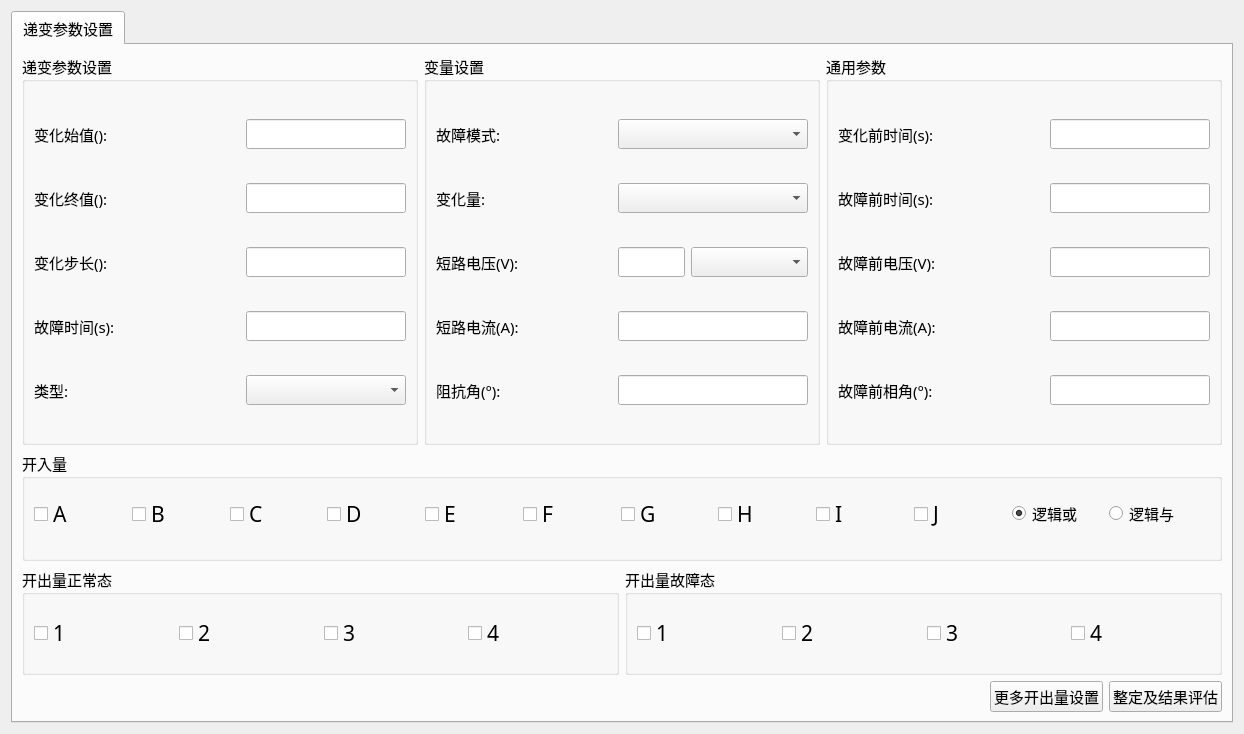
<?xml version="1.0" encoding="UTF-8"?>
<ui version="4.0">
 <class>QSttMacroParaEditViewFaultGradient</class>
 <widget class="QWidget" name="QSttMacroParaEditViewFaultGradient">
  <property name="geometry">
   <rect>
    <x>0</x>
    <y>0</y>
    <width>1244</width>
    <height>734</height>
   </rect>
  </property>
  <property name="font">
   <font>
    <family>Agency FB</family>
   </font>
  </property>
  <property name="windowTitle">
   <string>Form</string>
  </property>
  <layout class="QVBoxLayout" name="verticalLayout_2">
   <item>
    <widget class="QSttTabWidget" name="m_tabWidget">
     <property name="font">
      <font>
       <pointsize>11</pointsize>
      </font>
     </property>
     <property name="currentIndex">
      <number>0</number>
     </property>
     <widget class="QWidget" name="tab">
      <attribute name="title">
       <string>递变参数设置</string>
      </attribute>
      <layout class="QVBoxLayout" name="verticalLayout_3" stretch="3,2">
       <item>
        <layout class="QHBoxLayout" name="horizontalLayout_3" stretch="1,1,1">
         <item>
          <widget class="QGroupBox" name="m_gpChangeSet">
           <property name="sizePolicy">
            <sizepolicy hsizetype="Preferred" vsizetype="Preferred">
             <horstretch>0</horstretch>
             <verstretch>0</verstretch>
            </sizepolicy>
           </property>
           <property name="minimumSize">
            <size>
             <width>0</width>
             <height>230</height>
            </size>
           </property>
           <property name="maximumSize">
            <size>
             <width>16777215</width>
             <height>16777215</height>
            </size>
           </property>
           <property name="title">
            <string>递变参数设置</string>
           </property>
           <layout class="QVBoxLayout" name="verticalLayout_4">
            <item>
             <layout class="QHBoxLayout" name="horizontalLayout_11">
              <item>
               <widget class="QLabel" name="m_labInit">
                <property name="minimumSize">
                 <size>
                  <width>0</width>
                  <height>0</height>
                 </size>
                </property>
                <property name="maximumSize">
                 <size>
                  <width>16777215</width>
                  <height>16777215</height>
                 </size>
                </property>
                <property name="text">
                 <string>变化始值():</string>
                </property>
               </widget>
              </item>
              <item>
               <widget class="QSettingLineEdit" name="m_editInit">
                <property name="sizePolicy">
                 <sizepolicy hsizetype="Expanding" vsizetype="Fixed">
                  <horstretch>0</horstretch>
                  <verstretch>0</verstretch>
                 </sizepolicy>
                </property>
                <property name="minimumSize">
                 <size>
                  <width>160</width>
                  <height>30</height>
                 </size>
                </property>
                <property name="maximumSize">
                 <size>
                  <width>160</width>
                  <height>16777215</height>
                 </size>
                </property>
               </widget>
              </item>
             </layout>
            </item>
            <item>
             <layout class="QHBoxLayout" name="horizontalLayout_12">
              <item>
               <widget class="QLabel" name="m_labFinish">
                <property name="minimumSize">
                 <size>
                  <width>0</width>
                  <height>0</height>
                 </size>
                </property>
                <property name="maximumSize">
                 <size>
                  <width>16777215</width>
                  <height>16777215</height>
                 </size>
                </property>
                <property name="text">
                 <string>变化终值():</string>
                </property>
               </widget>
              </item>
              <item>
               <widget class="QSettingLineEdit" name="m_editFinish">
                <property name="sizePolicy">
                 <sizepolicy hsizetype="Expanding" vsizetype="Fixed">
                  <horstretch>0</horstretch>
                  <verstretch>0</verstretch>
                 </sizepolicy>
                </property>
                <property name="minimumSize">
                 <size>
                  <width>160</width>
                  <height>30</height>
                 </size>
                </property>
                <property name="maximumSize">
                 <size>
                  <width>160</width>
                  <height>16777215</height>
                 </size>
                </property>
               </widget>
              </item>
             </layout>
            </item>
            <item>
             <layout class="QHBoxLayout" name="horizontalLayout_13">
              <item>
               <widget class="QLabel" name="m_labStep">
                <property name="minimumSize">
                 <size>
                  <width>0</width>
                  <height>0</height>
                 </size>
                </property>
                <property name="maximumSize">
                 <size>
                  <width>16777215</width>
                  <height>16777215</height>
                 </size>
                </property>
                <property name="text">
                 <string>变化步长():</string>
                </property>
               </widget>
              </item>
              <item>
               <widget class="QSettingLineEdit" name="m_editStep">
                <property name="sizePolicy">
                 <sizepolicy hsizetype="Expanding" vsizetype="Fixed">
                  <horstretch>0</horstretch>
                  <verstretch>0</verstretch>
                 </sizepolicy>
                </property>
                <property name="minimumSize">
                 <size>
                  <width>160</width>
                  <height>30</height>
                 </size>
                </property>
                <property name="maximumSize">
                 <size>
                  <width>160</width>
                  <height>16777215</height>
                 </size>
                </property>
               </widget>
              </item>
             </layout>
            </item>
            <item>
             <layout class="QHBoxLayout" name="horizontalLayout_14">
              <item>
               <widget class="QLabel" name="m_labTime">
                <property name="minimumSize">
                 <size>
                  <width>0</width>
                  <height>0</height>
                 </size>
                </property>
                <property name="maximumSize">
                 <size>
                  <width>16777215</width>
                  <height>16777215</height>
                 </size>
                </property>
                <property name="text">
                 <string>故障时间(s):</string>
                </property>
               </widget>
              </item>
              <item>
               <widget class="QSettingLineEdit" name="m_editFaultTime">
                <property name="sizePolicy">
                 <sizepolicy hsizetype="Expanding" vsizetype="Fixed">
                  <horstretch>0</horstretch>
                  <verstretch>0</verstretch>
                 </sizepolicy>
                </property>
                <property name="minimumSize">
                 <size>
                  <width>160</width>
                  <height>30</height>
                 </size>
                </property>
                <property name="maximumSize">
                 <size>
                  <width>160</width>
                  <height>16777215</height>
                 </size>
                </property>
               </widget>
              </item>
             </layout>
            </item>
            <item>
             <layout class="QHBoxLayout" name="horizontalLayout_15">
              <item>
               <widget class="QLabel" name="m_labType">
                <property name="minimumSize">
                 <size>
                  <width>0</width>
                  <height>0</height>
                 </size>
                </property>
                <property name="maximumSize">
                 <size>
                  <width>16777215</width>
                  <height>16777215</height>
                 </size>
                </property>
                <property name="text">
                 <string>类型:</string>
                </property>
               </widget>
              </item>
              <item>
               <widget class="QScrollComboBox" name="m_cbbType">
                <property name="sizePolicy">
                 <sizepolicy hsizetype="Preferred" vsizetype="Fixed">
                  <horstretch>0</horstretch>
                  <verstretch>0</verstretch>
                 </sizepolicy>
                </property>
                <property name="minimumSize">
                 <size>
                  <width>160</width>
                  <height>30</height>
                 </size>
                </property>
                <property name="maximumSize">
                 <size>
                  <width>160</width>
                  <height>16777215</height>
                 </size>
                </property>
               </widget>
              </item>
             </layout>
            </item>
           </layout>
          </widget>
         </item>
         <item>
          <widget class="QGroupBox" name="m_gpVarSet">
           <property name="sizePolicy">
            <sizepolicy hsizetype="Preferred" vsizetype="Preferred">
             <horstretch>0</horstretch>
             <verstretch>0</verstretch>
            </sizepolicy>
           </property>
           <property name="minimumSize">
            <size>
             <width>0</width>
             <height>230</height>
            </size>
           </property>
           <property name="maximumSize">
            <size>
             <width>16777215</width>
             <height>16777215</height>
            </size>
           </property>
           <property name="title">
            <string>变量设置</string>
           </property>
           <layout class="QVBoxLayout" name="verticalLayout_5">
            <item>
             <layout class="QHBoxLayout" name="horizontalLayout_6">
              <item>
               <widget class="QLabel" name="m_labVar">
                <property name="minimumSize">
                 <size>
                  <width>0</width>
                  <height>0</height>
                 </size>
                </property>
                <property name="maximumSize">
                 <size>
                  <width>16777215</width>
                  <height>16777215</height>
                 </size>
                </property>
                <property name="text">
                 <string>故障模式:</string>
                </property>
               </widget>
              </item>
              <item>
               <widget class="QScrollComboBox" name="m_cbbFaultMode">
                <property name="sizePolicy">
                 <sizepolicy hsizetype="Preferred" vsizetype="Fixed">
                  <horstretch>0</horstretch>
                  <verstretch>0</verstretch>
                 </sizepolicy>
                </property>
                <property name="minimumSize">
                 <size>
                  <width>190</width>
                  <height>30</height>
                 </size>
                </property>
                <property name="maximumSize">
                 <size>
                  <width>190</width>
                  <height>16777215</height>
                 </size>
                </property>
                <property name="maxVisibleItems">
                 <number>5</number>
                </property>
               </widget>
              </item>
             </layout>
            </item>
            <item>
             <layout class="QHBoxLayout" name="horizontalLayout_7">
              <item>
               <widget class="QLabel" name="m_labVar_2">
                <property name="minimumSize">
                 <size>
                  <width>0</width>
                  <height>0</height>
                 </size>
                </property>
                <property name="maximumSize">
                 <size>
                  <width>16777215</width>
                  <height>16777215</height>
                 </size>
                </property>
                <property name="text">
                 <string>变化量:</string>
                </property>
               </widget>
              </item>
              <item>
               <widget class="QScrollComboBox" name="m_cbbChangeVaule">
                <property name="sizePolicy">
                 <sizepolicy hsizetype="Preferred" vsizetype="Fixed">
                  <horstretch>0</horstretch>
                  <verstretch>0</verstretch>
                 </sizepolicy>
                </property>
                <property name="minimumSize">
                 <size>
                  <width>190</width>
                  <height>30</height>
                 </size>
                </property>
                <property name="maximumSize">
                 <size>
                  <width>190</width>
                  <height>16777215</height>
                 </size>
                </property>
                <property name="maxVisibleItems">
                 <number>5</number>
                </property>
               </widget>
              </item>
             </layout>
            </item>
            <item>
             <layout class="QHBoxLayout" name="horizontalLayout_8">
              <property name="spacing">
               <number>0</number>
              </property>
              <item>
               <widget class="QLabel" name="m_labShortVm">
                <property name="minimumSize">
                 <size>
                  <width>0</width>
                  <height>0</height>
                 </size>
                </property>
                <property name="maximumSize">
                 <size>
                  <width>16777215</width>
                  <height>16777215</height>
                 </size>
                </property>
                <property name="text">
                 <string>短路电压(V):</string>
                </property>
               </widget>
              </item>
              <item>
               <layout class="QHBoxLayout" name="horizontalLayout">
                <property name="spacing">
                 <number>6</number>
                </property>
                <item>
                 <widget class="QSttLineEdit" name="m_editShortVm">
                  <property name="sizePolicy">
                   <sizepolicy hsizetype="Preferred" vsizetype="Fixed">
                    <horstretch>0</horstretch>
                    <verstretch>0</verstretch>
                   </sizepolicy>
                  </property>
                  <property name="minimumSize">
                   <size>
                    <width>67</width>
                    <height>30</height>
                   </size>
                  </property>
                  <property name="maximumSize">
                   <size>
                    <width>67</width>
                    <height>16777215</height>
                   </size>
                  </property>
                  <property name="alignment">
                   <set>Qt::AlignLeading|Qt::AlignLeft|Qt::AlignVCenter</set>
                  </property>
                 </widget>
                </item>
                <item>
                 <widget class="QScrollComboBox" name="m_cbbShortVm">
                  <property name="sizePolicy">
                   <sizepolicy hsizetype="Preferred" vsizetype="Fixed">
                    <horstretch>0</horstretch>
                    <verstretch>0</verstretch>
                   </sizepolicy>
                  </property>
                  <property name="minimumSize">
                   <size>
                    <width>117</width>
                    <height>30</height>
                   </size>
                  </property>
                  <property name="maximumSize">
                   <size>
                    <width>117</width>
                    <height>16777215</height>
                   </size>
                  </property>
                  <property name="sizeAdjustPolicy">
                   <enum>QComboBox::AdjustToMinimumContentsLengthWithIcon</enum>
                  </property>
                 </widget>
                </item>
               </layout>
              </item>
             </layout>
            </item>
            <item>
             <layout class="QHBoxLayout" name="horizontalLayout_9">
              <item>
               <widget class="QLabel" name="m_labDirection">
                <property name="minimumSize">
                 <size>
                  <width>0</width>
                  <height>0</height>
                 </size>
                </property>
                <property name="maximumSize">
                 <size>
                  <width>16777215</width>
                  <height>16777215</height>
                 </size>
                </property>
                <property name="text">
                 <string>短路电流(A):</string>
                </property>
               </widget>
              </item>
              <item>
               <widget class="QSttLineEdit" name="m_editShortVa">
                <property name="sizePolicy">
                 <sizepolicy hsizetype="Expanding" vsizetype="Fixed">
                  <horstretch>0</horstretch>
                  <verstretch>0</verstretch>
                 </sizepolicy>
                </property>
                <property name="minimumSize">
                 <size>
                  <width>190</width>
                  <height>30</height>
                 </size>
                </property>
                <property name="maximumSize">
                 <size>
                  <width>190</width>
                  <height>16777215</height>
                 </size>
                </property>
               </widget>
              </item>
             </layout>
            </item>
            <item>
             <layout class="QHBoxLayout" name="horizontalLayout_10">
              <item>
               <widget class="QLabel" name="m_labDirection_2">
                <property name="minimumSize">
                 <size>
                  <width>0</width>
                  <height>0</height>
                 </size>
                </property>
                <property name="maximumSize">
                 <size>
                  <width>16777215</width>
                  <height>16777215</height>
                 </size>
                </property>
                <property name="text">
                 <string>阻抗角(°):</string>
                </property>
               </widget>
              </item>
              <item>
               <widget class="QSttLineEdit" name="m_editAngle">
                <property name="sizePolicy">
                 <sizepolicy hsizetype="Expanding" vsizetype="Fixed">
                  <horstretch>0</horstretch>
                  <verstretch>0</verstretch>
                 </sizepolicy>
                </property>
                <property name="minimumSize">
                 <size>
                  <width>190</width>
                  <height>30</height>
                 </size>
                </property>
                <property name="maximumSize">
                 <size>
                  <width>190</width>
                  <height>16777215</height>
                 </size>
                </property>
               </widget>
              </item>
             </layout>
            </item>
           </layout>
          </widget>
         </item>
         <item>
          <widget class="QGroupBox" name="m_gpMannual">
           <property name="minimumSize">
            <size>
             <width>0</width>
             <height>230</height>
            </size>
           </property>
           <property name="maximumSize">
            <size>
             <width>16777215</width>
             <height>16777215</height>
            </size>
           </property>
           <property name="title">
            <string>通用参数</string>
           </property>
           <layout class="QVBoxLayout" name="verticalLayout_6">
            <item>
             <layout class="QHBoxLayout" name="horizontalLayout_16">
              <item>
               <widget class="QLabel" name="m_labTimeBeforeChange">
                <property name="minimumSize">
                 <size>
                  <width>0</width>
                  <height>0</height>
                 </size>
                </property>
                <property name="maximumSize">
                 <size>
                  <width>16777215</width>
                  <height>16777215</height>
                 </size>
                </property>
                <property name="text">
                 <string>变化前时间(s):</string>
                </property>
               </widget>
              </item>
              <item>
               <widget class="QSttLineEdit" name="m_editTimeBeforeChange">
                <property name="sizePolicy">
                 <sizepolicy hsizetype="Preferred" vsizetype="Fixed">
                  <horstretch>0</horstretch>
                  <verstretch>0</verstretch>
                 </sizepolicy>
                </property>
                <property name="minimumSize">
                 <size>
                  <width>130</width>
                  <height>30</height>
                 </size>
                </property>
                <property name="maximumSize">
                 <size>
                  <width>160</width>
                  <height>16777215</height>
                 </size>
                </property>
               </widget>
              </item>
             </layout>
            </item>
            <item>
             <layout class="QHBoxLayout" name="horizontalLayout_17">
              <item>
               <widget class="QLabel" name="m_labTimeBeforeFail">
                <property name="minimumSize">
                 <size>
                  <width>0</width>
                  <height>0</height>
                 </size>
                </property>
                <property name="maximumSize">
                 <size>
                  <width>16777215</width>
                  <height>16777215</height>
                 </size>
                </property>
                <property name="text">
                 <string>故障前时间(s):</string>
                </property>
               </widget>
              </item>
              <item>
               <widget class="QSttLineEdit" name="m_editTimeBeforeFail">
                <property name="sizePolicy">
                 <sizepolicy hsizetype="Preferred" vsizetype="Fixed">
                  <horstretch>0</horstretch>
                  <verstretch>0</verstretch>
                 </sizepolicy>
                </property>
                <property name="minimumSize">
                 <size>
                  <width>130</width>
                  <height>30</height>
                 </size>
                </property>
                <property name="maximumSize">
                 <size>
                  <width>160</width>
                  <height>16777215</height>
                 </size>
                </property>
               </widget>
              </item>
             </layout>
            </item>
            <item>
             <layout class="QHBoxLayout" name="horizontalLayout_18">
              <item>
               <widget class="QLabel" name="m_labTimeBeforeChange_2">
                <property name="minimumSize">
                 <size>
                  <width>0</width>
                  <height>0</height>
                 </size>
                </property>
                <property name="maximumSize">
                 <size>
                  <width>16777215</width>
                  <height>16777215</height>
                 </size>
                </property>
                <property name="text">
                 <string>故障前电压(V):</string>
                </property>
               </widget>
              </item>
              <item>
               <widget class="QSttLineEdit" name="m_editFaultBeforeVm">
                <property name="sizePolicy">
                 <sizepolicy hsizetype="Preferred" vsizetype="Fixed">
                  <horstretch>0</horstretch>
                  <verstretch>0</verstretch>
                 </sizepolicy>
                </property>
                <property name="minimumSize">
                 <size>
                  <width>130</width>
                  <height>30</height>
                 </size>
                </property>
                <property name="maximumSize">
                 <size>
                  <width>160</width>
                  <height>16777215</height>
                 </size>
                </property>
               </widget>
              </item>
             </layout>
            </item>
            <item>
             <layout class="QHBoxLayout" name="horizontalLayout_19">
              <item>
               <widget class="QLabel" name="m_labTimeBeforeFail_2">
                <property name="minimumSize">
                 <size>
                  <width>0</width>
                  <height>0</height>
                 </size>
                </property>
                <property name="maximumSize">
                 <size>
                  <width>16777215</width>
                  <height>16777215</height>
                 </size>
                </property>
                <property name="text">
                 <string>故障前电流(A):</string>
                </property>
               </widget>
              </item>
              <item>
               <widget class="QSttLineEdit" name="m_editFaultBeforeVa">
                <property name="sizePolicy">
                 <sizepolicy hsizetype="Preferred" vsizetype="Fixed">
                  <horstretch>0</horstretch>
                  <verstretch>0</verstretch>
                 </sizepolicy>
                </property>
                <property name="minimumSize">
                 <size>
                  <width>130</width>
                  <height>30</height>
                 </size>
                </property>
                <property name="maximumSize">
                 <size>
                  <width>160</width>
                  <height>16777215</height>
                 </size>
                </property>
               </widget>
              </item>
             </layout>
            </item>
            <item>
             <layout class="QHBoxLayout" name="horizontalLayout_20">
              <item>
               <widget class="QLabel" name="m_labTimeBeforeFail_3">
                <property name="minimumSize">
                 <size>
                  <width>0</width>
                  <height>0</height>
                 </size>
                </property>
                <property name="maximumSize">
                 <size>
                  <width>16777215</width>
                  <height>16777215</height>
                 </size>
                </property>
                <property name="text">
                 <string>故障前相角(°):</string>
                </property>
               </widget>
              </item>
              <item>
               <widget class="QSttLineEdit" name="m_editFaultBeforeAngle">
                <property name="sizePolicy">
                 <sizepolicy hsizetype="Preferred" vsizetype="Fixed">
                  <horstretch>0</horstretch>
                  <verstretch>0</verstretch>
                 </sizepolicy>
                </property>
                <property name="minimumSize">
                 <size>
                  <width>130</width>
                  <height>30</height>
                 </size>
                </property>
                <property name="maximumSize">
                 <size>
                  <width>160</width>
                  <height>16777215</height>
                 </size>
                </property>
               </widget>
              </item>
             </layout>
            </item>
           </layout>
          </widget>
         </item>
        </layout>
       </item>
       <item>
        <layout class="QVBoxLayout" name="verticalLayout">
         <item>
          <widget class="QGroupBox" name="m_gpBin">
           <property name="minimumSize">
            <size>
             <width>0</width>
             <height>110</height>
            </size>
           </property>
           <property name="maximumSize">
            <size>
             <width>16777215</width>
             <height>110</height>
            </size>
           </property>
           <property name="title">
            <string>开入量</string>
           </property>
           <layout class="QHBoxLayout" name="horizontalLayout_4">
            <item>
             <layout class="QGridLayout" name="gridLayout_4">
              <property name="rightMargin">
               <number>9</number>
              </property>
              <property name="bottomMargin">
               <number>9</number>
              </property>
              <item row="0" column="9">
               <widget class="QSttCheckBox" name="m_cbBinJ9">
                <property name="font">
                 <font>
                  <pointsize>16</pointsize>
                 </font>
                </property>
                <property name="styleSheet">
                 <string notr="true"/>
                </property>
                <property name="text">
                 <string>J</string>
                </property>
                <attribute name="buttonGroup">
                 <string notr="true">btnGrpBin</string>
                </attribute>
               </widget>
              </item>
              <item row="0" column="3">
               <widget class="QSttCheckBox" name="m_cbBinD3">
                <property name="font">
                 <font>
                  <pointsize>16</pointsize>
                 </font>
                </property>
                <property name="styleSheet">
                 <string notr="true"/>
                </property>
                <property name="text">
                 <string>D</string>
                </property>
                <attribute name="buttonGroup">
                 <string notr="true">btnGrpBin</string>
                </attribute>
               </widget>
              </item>
              <item row="0" column="8">
               <widget class="QSttCheckBox" name="m_cbBinI8">
                <property name="font">
                 <font>
                  <pointsize>16</pointsize>
                 </font>
                </property>
                <property name="styleSheet">
                 <string notr="true"/>
                </property>
                <property name="text">
                 <string>I</string>
                </property>
                <attribute name="buttonGroup">
                 <string notr="true">btnGrpBin</string>
                </attribute>
               </widget>
              </item>
              <item row="0" column="1">
               <widget class="QSttCheckBox" name="m_cbBinB1">
                <property name="font">
                 <font>
                  <pointsize>16</pointsize>
                 </font>
                </property>
                <property name="styleSheet">
                 <string notr="true"/>
                </property>
                <property name="text">
                 <string>B</string>
                </property>
                <attribute name="buttonGroup">
                 <string notr="true">btnGrpBin</string>
                </attribute>
               </widget>
              </item>
              <item row="0" column="2">
               <widget class="QSttCheckBox" name="m_cbBinC2">
                <property name="font">
                 <font>
                  <pointsize>16</pointsize>
                 </font>
                </property>
                <property name="styleSheet">
                 <string notr="true"/>
                </property>
                <property name="text">
                 <string>C</string>
                </property>
                <attribute name="buttonGroup">
                 <string notr="true">btnGrpBin</string>
                </attribute>
               </widget>
              </item>
              <item row="0" column="10">
               <widget class="QRadioButton" name="m_rbOr">
                <property name="text">
                 <string>逻辑或</string>
                </property>
                <property name="checked">
                 <bool>true</bool>
                </property>
               </widget>
              </item>
              <item row="0" column="5">
               <widget class="QSttCheckBox" name="m_cbBinF5">
                <property name="font">
                 <font>
                  <pointsize>16</pointsize>
                 </font>
                </property>
                <property name="styleSheet">
                 <string notr="true"/>
                </property>
                <property name="text">
                 <string>F</string>
                </property>
                <attribute name="buttonGroup">
                 <string notr="true">btnGrpBin</string>
                </attribute>
               </widget>
              </item>
              <item row="0" column="0">
               <widget class="QSttCheckBox" name="m_cbBinA0">
                <property name="font">
                 <font>
                  <pointsize>16</pointsize>
                 </font>
                </property>
                <property name="styleSheet">
                 <string notr="true"/>
                </property>
                <property name="text">
                 <string>A</string>
                </property>
                <attribute name="buttonGroup">
                 <string notr="true">btnGrpBin</string>
                </attribute>
               </widget>
              </item>
              <item row="0" column="7">
               <widget class="QSttCheckBox" name="m_cbBinH7">
                <property name="font">
                 <font>
                  <pointsize>16</pointsize>
                 </font>
                </property>
                <property name="styleSheet">
                 <string notr="true"/>
                </property>
                <property name="text">
                 <string>H</string>
                </property>
                <attribute name="buttonGroup">
                 <string notr="true">btnGrpBin</string>
                </attribute>
               </widget>
              </item>
              <item row="0" column="11">
               <widget class="QRadioButton" name="m_rbAnd">
                <property name="text">
                 <string>逻辑与</string>
                </property>
                <property name="checked">
                 <bool>false</bool>
                </property>
               </widget>
              </item>
              <item row="0" column="4">
               <widget class="QSttCheckBox" name="m_cbBinE4">
                <property name="font">
                 <font>
                  <pointsize>16</pointsize>
                 </font>
                </property>
                <property name="styleSheet">
                 <string notr="true"/>
                </property>
                <property name="text">
                 <string>E</string>
                </property>
                <attribute name="buttonGroup">
                 <string notr="true">btnGrpBin</string>
                </attribute>
               </widget>
              </item>
              <item row="0" column="6">
               <widget class="QSttCheckBox" name="m_cbBinG6">
                <property name="font">
                 <font>
                  <pointsize>16</pointsize>
                 </font>
                </property>
                <property name="styleSheet">
                 <string notr="true"/>
                </property>
                <property name="text">
                 <string>G</string>
                </property>
                <attribute name="buttonGroup">
                 <string notr="true">btnGrpBin</string>
                </attribute>
               </widget>
              </item>
             </layout>
            </item>
           </layout>
          </widget>
         </item>
         <item>
          <layout class="QHBoxLayout" name="horizontalLayout_5">
           <item>
            <widget class="QGroupBox" name="m_gpBoutNormal">
             <property name="title">
              <string>开出量正常态</string>
             </property>
             <layout class="QGridLayout" name="gridLayout_10">
              <item row="0" column="0">
               <layout class="QGridLayout" name="gridLayout_5">
                <item row="0" column="3">
                 <widget class="QSttCheckBox" name="m_cbBOut3">
                  <property name="font">
                   <font>
                    <pointsize>16</pointsize>
                   </font>
                  </property>
                  <property name="styleSheet">
                   <string notr="true"/>
                  </property>
                  <property name="text">
                   <string>4</string>
                  </property>
                  <attribute name="buttonGroup">
                   <string notr="true">btnGrpOutNormalError</string>
                  </attribute>
                 </widget>
                </item>
                <item row="0" column="0">
                 <widget class="QSttCheckBox" name="m_cbBOut0">
                  <property name="font">
                   <font>
                    <pointsize>16</pointsize>
                   </font>
                  </property>
                  <property name="styleSheet">
                   <string notr="true"/>
                  </property>
                  <property name="text">
                   <string>1</string>
                  </property>
                  <attribute name="buttonGroup">
                   <string notr="true">btnGrpOutNormalError</string>
                  </attribute>
                 </widget>
                </item>
                <item row="0" column="2">
                 <widget class="QSttCheckBox" name="m_cbBOut2">
                  <property name="font">
                   <font>
                    <pointsize>16</pointsize>
                   </font>
                  </property>
                  <property name="styleSheet">
                   <string notr="true"/>
                  </property>
                  <property name="text">
                   <string>3</string>
                  </property>
                  <attribute name="buttonGroup">
                   <string notr="true">btnGrpOutNormalError</string>
                  </attribute>
                 </widget>
                </item>
                <item row="0" column="1">
                 <widget class="QSttCheckBox" name="m_cbBOut1">
                  <property name="font">
                   <font>
                    <pointsize>16</pointsize>
                   </font>
                  </property>
                  <property name="styleSheet">
                   <string notr="true"/>
                  </property>
                  <property name="text">
                   <string>2</string>
                  </property>
                  <attribute name="buttonGroup">
                   <string notr="true">btnGrpOutNormalError</string>
                  </attribute>
                 </widget>
                </item>
               </layout>
              </item>
             </layout>
            </widget>
           </item>
           <item>
            <widget class="QGroupBox" name="m_gpBoutError">
             <property name="title">
              <string>开出量故障态</string>
             </property>
             <layout class="QGridLayout" name="gridLayout_9">
              <item row="0" column="0">
               <layout class="QGridLayout" name="gridLayout_7">
                <item row="0" column="1">
                 <widget class="QSttCheckBox" name="m_cbBOut2_E5">
                  <property name="font">
                   <font>
                    <pointsize>16</pointsize>
                   </font>
                  </property>
                  <property name="styleSheet">
                   <string notr="true"/>
                  </property>
                  <property name="text">
                   <string>2</string>
                  </property>
                  <attribute name="buttonGroup">
                   <string notr="true">btnGrpOutNormalError</string>
                  </attribute>
                 </widget>
                </item>
                <item row="0" column="3">
                 <widget class="QSttCheckBox" name="m_cbBOut4_E7">
                  <property name="font">
                   <font>
                    <pointsize>16</pointsize>
                   </font>
                  </property>
                  <property name="styleSheet">
                   <string notr="true"/>
                  </property>
                  <property name="text">
                   <string>4</string>
                  </property>
                  <attribute name="buttonGroup">
                   <string notr="true">btnGrpOutNormalError</string>
                  </attribute>
                 </widget>
                </item>
                <item row="0" column="0">
                 <widget class="QSttCheckBox" name="m_cbBOut1_E4">
                  <property name="font">
                   <font>
                    <pointsize>16</pointsize>
                   </font>
                  </property>
                  <property name="styleSheet">
                   <string notr="true"/>
                  </property>
                  <property name="text">
                   <string>1</string>
                  </property>
                  <attribute name="buttonGroup">
                   <string notr="true">btnGrpOutNormalError</string>
                  </attribute>
                 </widget>
                </item>
                <item row="0" column="2">
                 <widget class="QSttCheckBox" name="m_cbBOut3_E6">
                  <property name="font">
                   <font>
                    <pointsize>16</pointsize>
                   </font>
                  </property>
                  <property name="styleSheet">
                   <string notr="true"/>
                  </property>
                  <property name="text">
                   <string>3</string>
                  </property>
                  <attribute name="buttonGroup">
                   <string notr="true">btnGrpOutNormalError</string>
                  </attribute>
                 </widget>
                </item>
               </layout>
              </item>
             </layout>
            </widget>
           </item>
          </layout>
         </item>
         <item>
          <layout class="QHBoxLayout" name="horizontalLayout_2">
           <item>
            <spacer name="horizontalSpacer">
             <property name="orientation">
              <enum>Qt::Horizontal</enum>
             </property>
             <property name="sizeHint" stdset="0">
              <size>
               <width>40</width>
               <height>20</height>
              </size>
             </property>
            </spacer>
           </item>
           <item>
            <widget class="QPushButton" name="m_btnMoreOut">
             <property name="text">
              <string>更多开出量设置</string>
             </property>
            </widget>
           </item>
           <item>
            <widget class="QPushButton" name="m_btnEstimate">
             <property name="text">
              <string>整定及结果评估</string>
             </property>
            </widget>
           </item>
          </layout>
         </item>
        </layout>
       </item>
      </layout>
     </widget>
    </widget>
   </item>
  </layout>
 </widget>
 <customwidgets>
  <customwidget>
   <class>QSettingLineEdit</class>
   <extends>QLineEdit</extends>
   <header>../../UI/Controls/SettingCtrls/qsettinglineedit.h</header>
  </customwidget>
  <customwidget>
   <class>QSttCheckBox</class>
   <extends>QCheckBox</extends>
   <header>../../UI/Controls/SttCheckBox.h</header>
  </customwidget>
  <customwidget>
   <class>QSttTabWidget</class>
   <extends>QTabWidget</extends>
   <header>../Controls/SttTabWidget.h</header>
   <container>1</container>
  </customwidget>
  <customwidget>
   <class>QScrollComboBox</class>
   <extends>QComboBox</extends>
   <header>../../../Module/UI/Module/ScrollCtrl/ScrollComboBox.h</header>
   <slots>
    <slot>on_FaultMode_currentIndexChanged(int)</slot>
   </slots>
  </customwidget>
  <customwidget>
   <class>QSttLineEdit</class>
   <extends>QLineEdit</extends>
   <header>../Controls/SttLineEdit.h</header>
  </customwidget>
 </customwidgets>
 <resources/>
 <connections/>
 <buttongroups>
  <buttongroup name="btnGrpOutNormalError">
   <property name="exclusive">
    <bool>false</bool>
   </property>
  </buttongroup>
  <buttongroup name="btnGrpBin">
   <property name="exclusive">
    <bool>false</bool>
   </property>
  </buttongroup>
 </buttongroups>
</ui>
